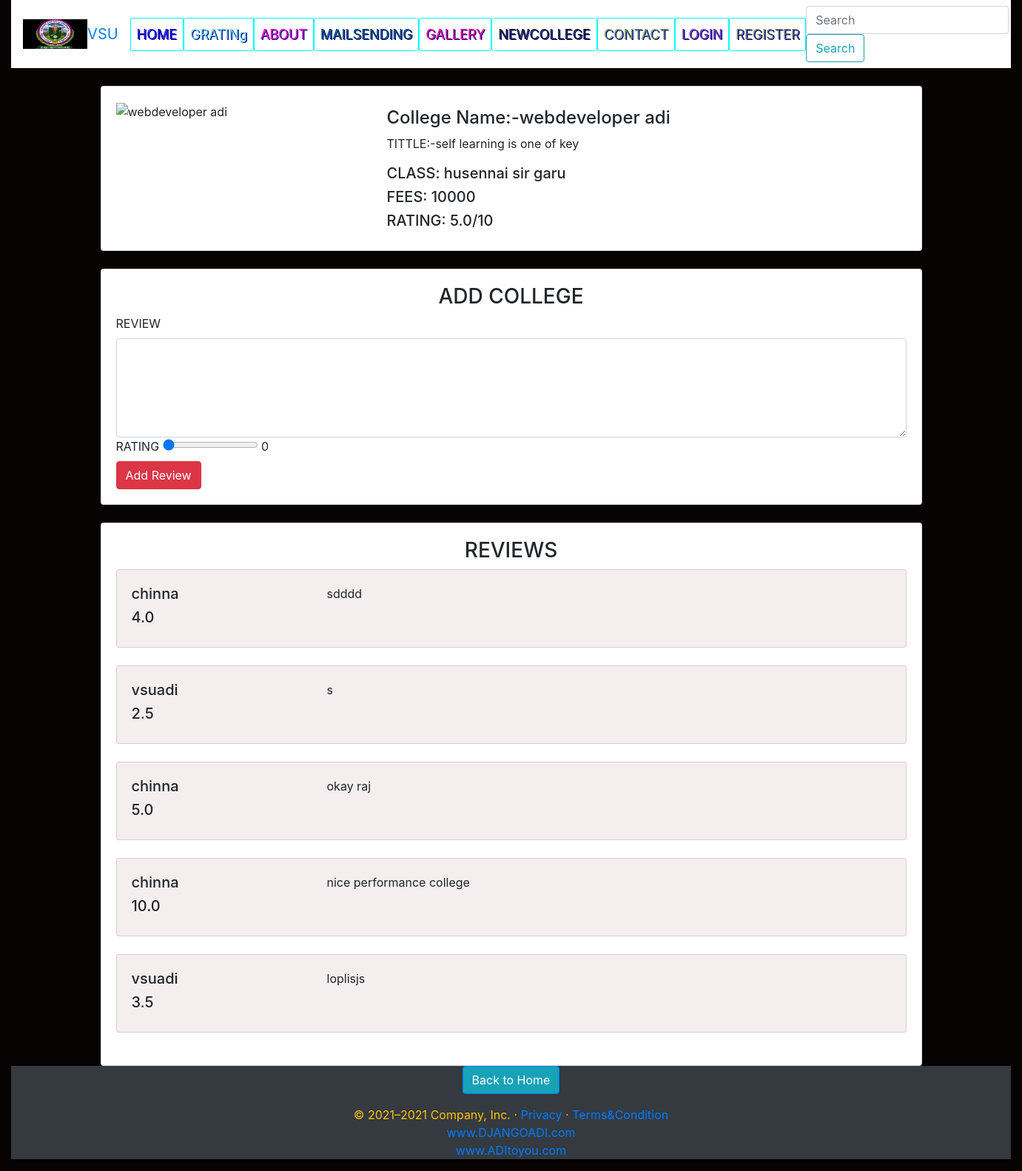
Page /details/1/ on the committed database.
### main/models.py (models this page shows, shortened)
class Movie(models.Model):
    name = models.CharField(max_length=300)
    director = models.CharField(max_length=300)
    cast = models.CharField(max_length=800)
    description = models.TextField( max_length=5000)
    release_date = models.DateField()
    averageRating = models.FloatField(default=0)
    image = models.URLField(default=None, null=True)
    class Meta:
        verbose_name_plural = "COLLEGE"

class Review(models.Model):
    movie = models.ForeignKey(Movie, on_delete=models.CASCADE)
    user = models.ForeignKey(User, on_delete=models.CASCADE)
    comment = models.TextField(max_length=5000)
    rating = models.FloatField(default=0)
    class Meta:
        verbose_name_plural = "COLLEGE_REVIEW"

### main/views.py (the view)
# urls.py: path('details/<int:id>/', views.detail, name="detail"),
def detail(request, id):
    movie = Movie.objects.get(id=id) # select * from movie where id=id
    reviews = Review.objects.filter(movie=id).order_by("-comment")
    average = reviews.aggregate(Avg("rating"))["rating__avg"]
    if average == None:
        average = 0
    average = round(average, 2)
    context = {
        "movie": movie,
        "reviews": reviews,
        "average": average
    }
    return render(request, 'main/details.html', context)

### main/templates/main/details.html (shortened to what this page needs)
{% extends 'main/base.html' %}
{% block content %}
<div class="container">
    <br>
    <div class="card">
        <div class="card-body">
        <div class="row">
            <div class="col-md-4">
                <img src="{{ movie.image }}" alt="{{ movie.name }}" class="img-fluid">
            </div>
            <div class="col-md-8">
                <h3 class="text-center">
                   <h4>College Name:-{{ movie.name }}</h4>
                </h3>
                <p>TITTLE:-{{ movie.description }}</p>
                <h5>CLASS: {{ movie.director }}</h5>
                <h5>FEES: {{ movie.cast }}</h5>
                <h5>RATING: {{ average }}/10</h5>
            </div>
        </div>
    </div>
    </div>
    <br>
    <div class="card">
        <div class="card-body">
            <h3 class="text-center">ADD COLLEGE</h3>
            <form action="{% url 'main:add_review' movie.id %}" method="POST">
                <label for="comment">REVIEW</label>
                <textarea name="comment" id="comment" cols="30" rows="5" class="form-control"></textarea>
                <label for="rating">RATING</label>
                <input type="range" id="rangeInput"
                    name="rating" min="0" max="10" value="0" step="0.5"
                    oninput="amount.value=rangeInput.value">
         <output name="amount" id="amount" for="rangeInput">0</output>
                <br>
                <input type="submit" class="btn btn-danger" value="Add Review">
            </form>
        </div>
    </div>
    <br>
    <div class="card">
        <div class="card-body">
            <h3 class="text-center">REVIEWS</h3>
            {% for review in reviews %}
                <div class="card" style="background-color: #f5eeee;">
                    <div class="card-body">
                        <div class="row">
                            <div class="col-md-3">
                                <h5 class="text-left">{{ review.user.username }}</h5>
                                <h5>{{ review.rating }}</h5>
                            </div>
                            <div class="col-md-9">
                                <p>{{ review.comment }}</p>
                            </div>
                        </div>
                    </div>
                </div>
                <br>
                {% endfor %}
        </div>
    </div>
</div>
{% endblock %}

### main/static/css/main.css (style rules this page uses)
body { background-color:rgb(7, 3, 3); }

### rows in the picture
Movie: name "webdeveloper adi", description "self learning is one of key", director "husennai sir garu", cast "10000"
Review: user.username "chinna", rating "4.0", comment "sdddd"
Review: user.username "vsuadi", rating "2.5", comment "s"
Review: user.username "chinna", rating "5.0", comment "okay raj"
Review: user.username "chinna", rating "10.0", comment "nice performance college"
Review: user.username "vsuadi", rating "3.5", comment "loplisjs"

### other values in the picture
{{ average }} "5.0"
